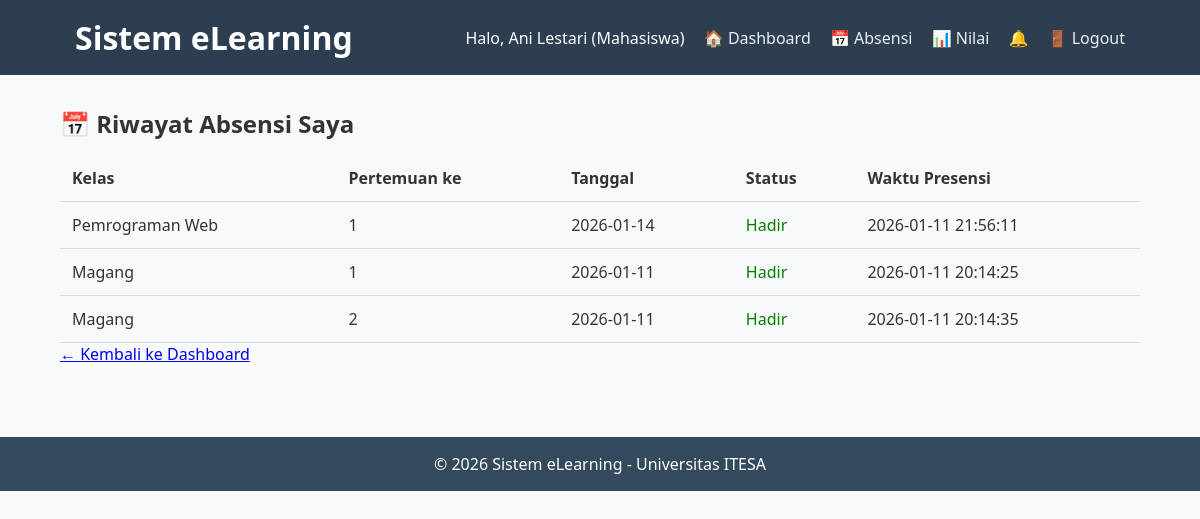
/mahasiswa/view_attendance.php (signed in), run on the app's committed database.
### tables this page shows
CREATE TABLE `profiles` (
  `id_user` int(11) NOT NULL,
  `nim_nidn` varchar(20) DEFAULT NULL,
  `foto` varchar(255) DEFAULT NULL,
  `alamat` text DEFAULT NULL,
  `fakultas` varchar(100) DEFAULT NULL,
  `prodi` varchar(100) DEFAULT NULL
);

CREATE TABLE `users` (
  `id` int(11) NOT NULL,
  `username` varchar(50) NOT NULL,
  `password` varchar(255) NOT NULL,
  `nama_lengkap` varchar(100) NOT NULL,
  `email` varchar(100) NOT NULL,
  `role` enum('admin','dosen','mahasiswa') NOT NULL
);

CREATE TABLE `meetings` (
  `id` int(11) NOT NULL,
  `id_class` int(11) NOT NULL,
  `pertemuan_ke` tinyint(4) NOT NULL CHECK (`pertemuan_ke` between 1 and 16),
  `tanggal` date NOT NULL,
  `topik` varchar(150) DEFAULT NULL
);

CREATE TABLE `courses` (
  `id` int(11) NOT NULL,
  `kode_mk` varchar(20) NOT NULL,
  `nama_mk` varchar(100) NOT NULL,
  `deskripsi` text DEFAULT NULL,
  `sks` tinyint(4) NOT NULL CHECK (`sks` between 1 and 6)
);

CREATE TABLE `attendance` (
  `id` int(11) NOT NULL,
  `id_meeting` int(11) NOT NULL,
  `id_mahasiswa` int(11) NOT NULL,
  `status` enum('hadir','sakit','izin','alfa') DEFAULT 'alfa',
  `waktu_presensi` datetime DEFAULT current_timestamp()
);

### includes/functions.php (called while the page is built, shortened)
<?php
if (!function_exists('get_user_info')) {
    function get_user_info($pdo, $user_id) {
        $stmt = $pdo->prepare("SELECT u.*, p.nim_nidn, p.foto FROM users u LEFT JOIN profiles p ON u.id = p.id_user WHERE u.id = ?");
        $stmt->execute([$user_id]);
        return $stmt->fetch(PDO::FETCH_ASSOC);
    }
}
?>

### mahasiswa/view_attendance.php (the view, shortened to what this page needs)
<?php
require_once '../includes/header.php';
require_once '../includes/functions.php';
$stmt = $pdo->prepare("
    SELECT m.*, c.id AS class_id, co.nama_mk
    FROM meetings m
    JOIN classes c ON m.id_class = c.id
    JOIN courses co ON c.id_course = co.id
    JOIN enrollments e ON c.id = e.id_class
    WHERE e.id_mahasiswa = ?
    ORDER BY m.tanggal DESC
");
$stmt->execute([$_SESSION['user_id']]);
$meetings = $stmt->fetchAll();
$absen = $pdo->prepare("
    SELECT id_meeting, status, waktu_presensi
    FROM attendance
    WHERE id_mahasiswa = ?
");
$absen->execute([$_SESSION['user_id']]);
$absen_data = [];
while ($row = $absen->fetch()) {
    $absen_data[$row['id_meeting']] = $row;
}
?>
<h2>📅 Riwayat Absensi Saya</h2>
<?php if (!$meetings): ?>
    <p>Belum ada pertemuan di kelas Anda.</p>
<?php else: ?>
    <table class="table">
        <thead>
            <tr>
                <th>Kelas</th>
                <th>Pertemuan ke</th>
                <th>Tanggal</th>
                <th>Status</th>
                <th>Waktu Presensi</th>
            </tr>
        </thead>
        <tbody>
            <?php foreach ($meetings as $m): ?>
            <tr>
                <td><?= htmlspecialchars($m['nama_mk']) ?></td>
                <td><?= $m['pertemuan_ke'] ?></td>
                <td><?= $m['tanggal'] ?></td>
                <td>
                    <?php
                    $status = $absen_data[$m['id']]['status'] ?? 'alfa';
                    $color = [
                        'hadir' => 'green',
                        'sakit' => 'orange',
                        'izin' => 'blue',
                        'alfa' => 'red'
                    ];
                    echo "<span style='color:{$color[$status]};'>".ucfirst($status)."</span>";
                    ?>
                </td>
                <td><?= $absen_data[$m['id']]['waktu_presensi'] ?? '-' ?></td>
            </tr>
            <?php endforeach; ?>
        </tbody>
    </table>
<?php endif; ?>
<a href="dashboard.php">← Kembali ke Dashboard</a>
<?php include '../includes/footer.php'; ?>

### includes/header.php (shortened to what this page needs)
<?php
require_once __DIR__ . '/auth.php';
$user = get_user_info($pdo, $_SESSION['user_id']);
$notif_count = 0;
if (is_logged_in()) {
    $stmt = $pdo->prepare("SELECT COUNT(*) FROM notifications WHERE id_user = ? AND is_read = 0");
    $stmt->execute([$_SESSION['user_id']]);
    $notif_count = $stmt->fetchColumn();
}
?>
<!DOCTYPE html>
<html lang="id">
<head>
    <link rel="stylesheet" href="/elearning/assets/css/style.css">
</head>
<body>
    <header>
        <div class="container">
            <h1>Sistem eLearning</h1>
            <nav>
                <span>Halo, <?= htmlspecialchars($user['nama_lengkap']) ?> (<?= ucfirst($user['role']) ?>)</span>
                <?php if ($_SESSION['role'] === 'mahasiswa'): ?>
                    <a href="/elearning/mahasiswa/dashboard.php">🏠 Dashboard</a>
                    <a href="/elearning/mahasiswa/view_attendance.php">📅 Absensi</a>
                    <a href="/elearning/mahasiswa/grades.php">📊 Nilai</a>
                <?php endif; ?>
                <?php if ($notif_count > 0): ?>
                    <a href="/elearning/notifications.php" style="color:red;">🔔 (<?= $notif_count ?>)</a>
                <?php else: ?>
                    <a href="/elearning/notifications.php">🔔</a>
                <?php endif; ?>
                <a href="/elearning/logout.php">🚪 Logout</a>
            </nav>
        </div>
    </header>
    <div class="container main-content">

### assets/css/style.css (style rules this page uses)
* { margin: 0; padding: 0; box-sizing: border-box; }
body { font-family: 'Segoe UI', Tahoma, Geneva, Verdana, sans-serif; background: #f8f9fa; color: #333; }
.container { width: 90%; max-width: 1200px; margin: 0 auto; padding: 0 15px; }
header { background: #2c3e50; color: white; padding: 1rem 0; }
header .container { display: flex; justify-content: space-between; align-items: center; }
header nav a { color: #ecf0f1; text-decoration: none; margin-left: 15px; }
.main-content { padding: 2rem 0; }
.table { width: 100%; border-collapse: collapse; margin-top: 15px; }
.table th, .table td { padding: 12px; text-align: left; border-bottom: 1px solid #ddd; }

### data on the page
profiles: id_user.nama_lengkap "Ani Lestari", id_user.role "Mahasiswa"
meetings: courses.nama_mk "Pemrograman Web", pertemuan_ke "1", tanggal "2026-01-14", id.status "Hadir", id.waktu_presensi "2026-01-11 21:56:11"
meetings: courses.nama_mk "Magang", pertemuan_ke "1", tanggal "2026-01-11", id.status "Hadir", id.waktu_presensi "2026-01-11 20:14:25"
meetings: courses.nama_mk "Magang", pertemuan_ke "2", tanggal "2026-01-11", id.status "Hadir", id.waktu_presensi "2026-01-11 20:14:35"
